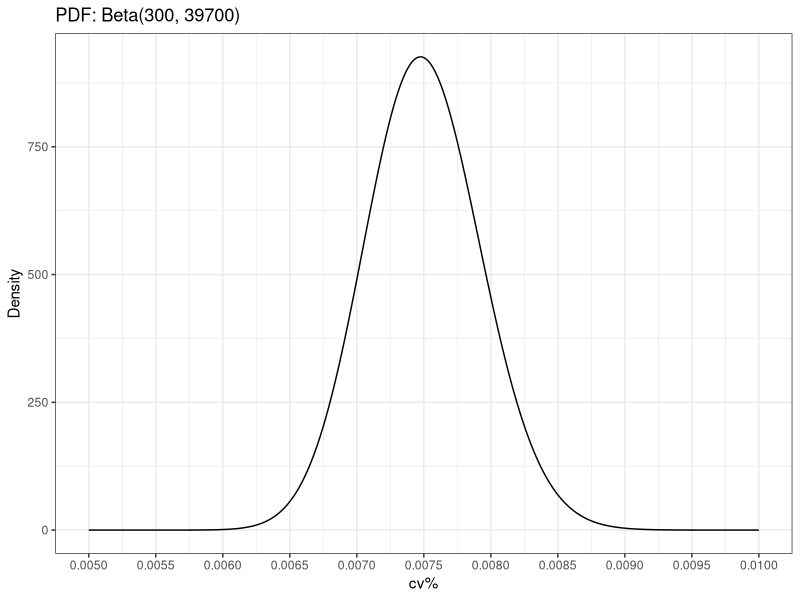
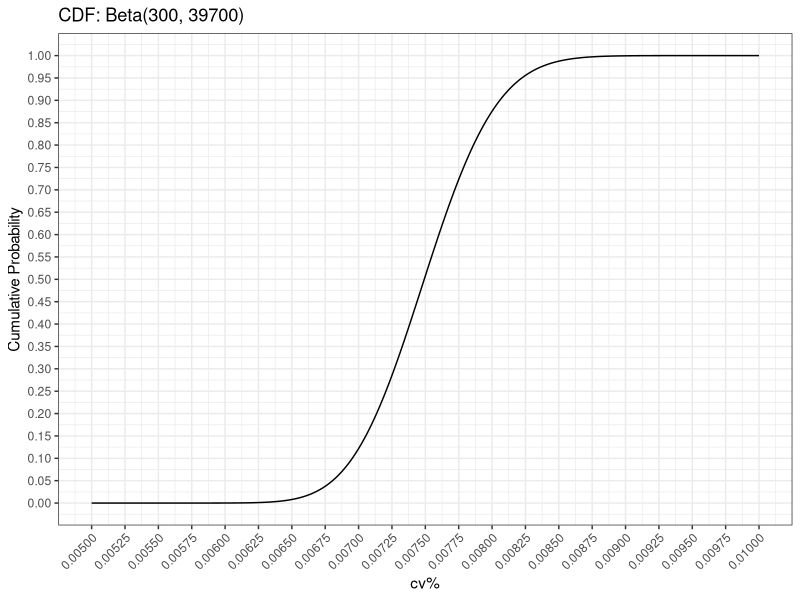
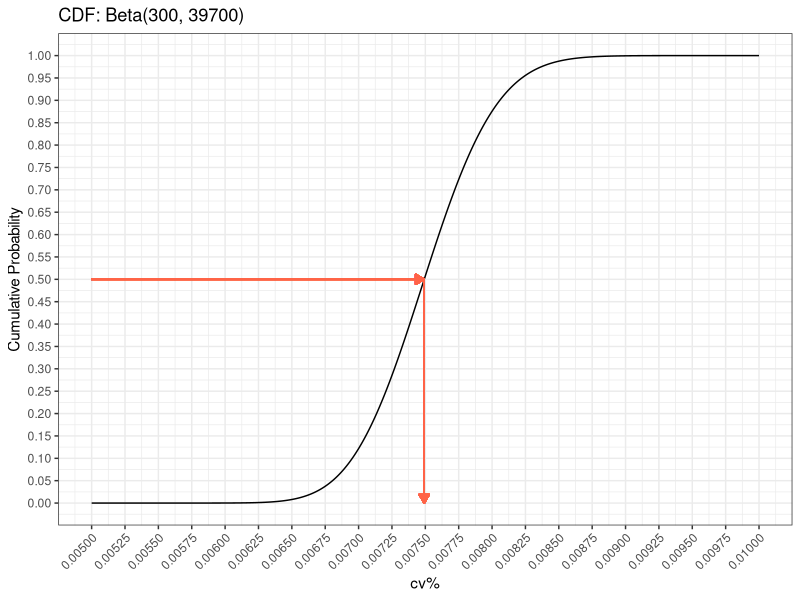
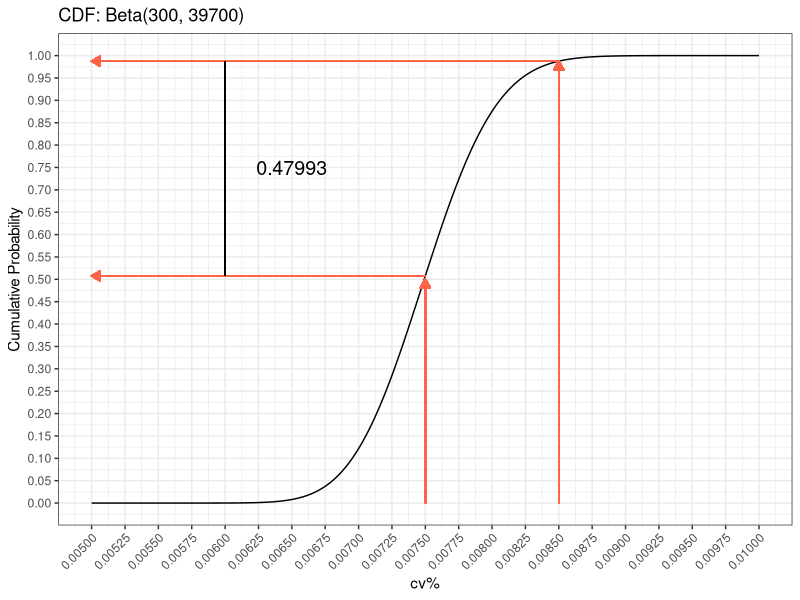
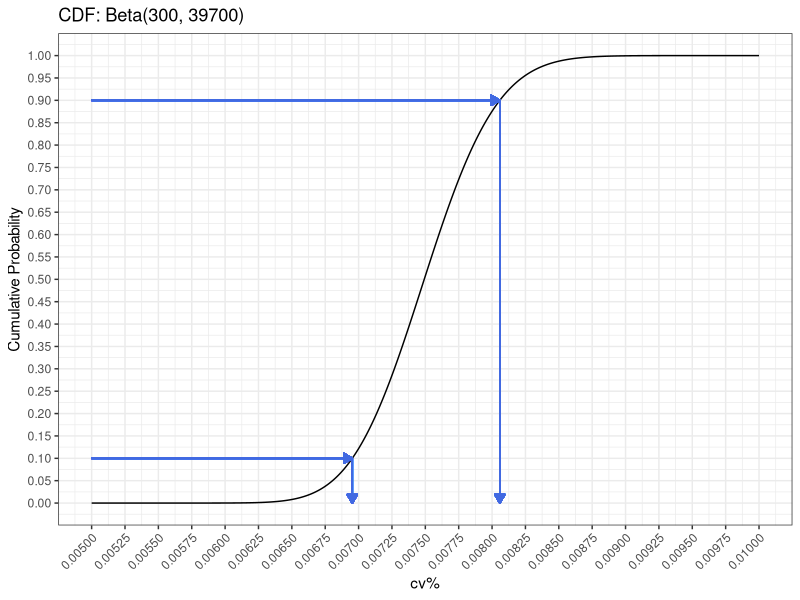
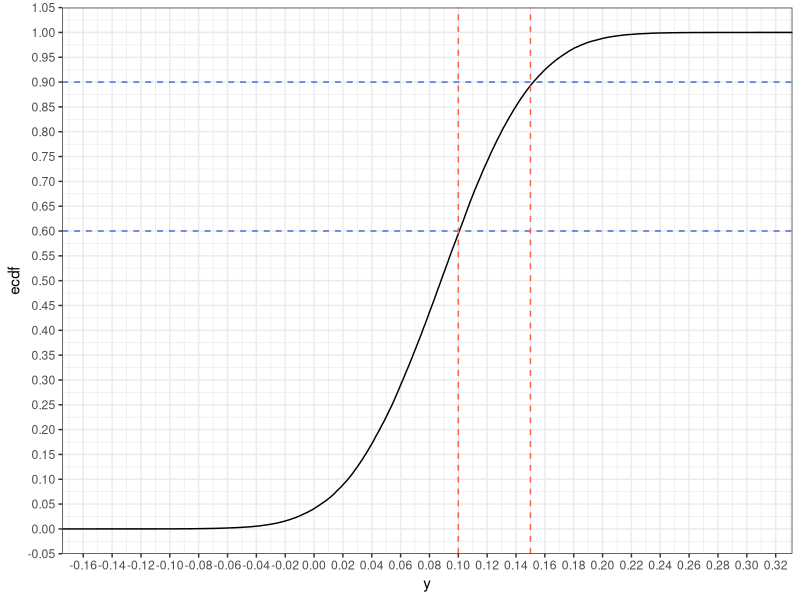

These charts were generated, in order, by the following R code:
## ---- chunk 1
knitr::opts_chunk$set(
  echo = TRUE,
  message = FALSE,
  warning = FALSE,
  # out.width = 800,
  # out.height = 600,
  fig.align = "center",
  dev = "ragg_png"
)
## ---- chunk 2
library(tidyverse)
library(patchwork)

n <- 40000
alpha <- 300
beta <- n - alpha
x <- seq(0.005, 0.010, by = 0.00001)
y1 <- dbeta(x, alpha, beta)

ggplot(data.frame(x, y1), aes(x, y1)) + 
  geom_line() + 
  labs(title = 'PDF: Beta(300, 39700)', y = 'Density', x = 'cv%') + 
  scale_x_continuous(breaks = seq(0.005, 0.010, by = 0.0005)) + 
  theme_bw()
## ---- chunk 3
y2 <- pbeta(x, alpha, beta)

p <- ggplot(data.frame(x, y2), aes(x, y2)) + 
  geom_line() + 
  labs(title = 'CDF: Beta(300, 39700)', y = 'Cumulative Probability', x = 'cv%') + 
  scale_x_continuous(breaks = seq(0.005, 0.010, 0.00025)) + 
  scale_y_continuous(breaks = seq(0, 1, 0.05)) + 
  theme_bw() +
  theme(axis.text.x = element_text(angle = 45, hjust = 1)) 
p
## ---- chunk 4
point <- qbeta(0.5, alpha, beta)
p + 
  geom_segment(
    aes(min(x), 0.5, xend = point, yend = 0.5),
    arrow = arrow(length = unit(0.25, 'cm'), type = 'closed'),
    col = 'tomato') + 
  geom_segment(
    aes(point, 0.5, xend = point, yend = 0),
    arrow = arrow(length = unit(0.25, 'cm'), type = 'closed'),
    col = 'tomato')

## ---- chunk 5
low1_x <- 0.0075
upr1_x <- 0.0085

low1_y <- pbeta(low1_x, alpha, beta)
upr1_y <- pbeta(upr1_x, alpha, beta)

p + 
  geom_segment(
    aes(low1_x, 0, xend = low1_x, yend = 0.5),
    arrow = arrow(length = unit(0.25, 'cm'), type = 'closed'),
    col = 'tomato') +
  geom_segment(
    aes(low1_x, low1_y, xend = min(x), yend = low1_y),
    arrow = arrow(length = unit(0.25, 'cm'), type = 'closed'),
    col = 'tomato') + 
  geom_segment(
    aes(upr1_x, 0, xend = upr1_x, yend = upr1_y),
    arrow = arrow(length = unit(0.25, 'cm'), type = 'closed'),
    col = 'tomato') +
  geom_segment(
    aes(upr1_x, upr1_y, xend = min(x), yend = upr1_y),
    arrow = arrow(length = unit(0.25, 'cm'), type = 'closed'),
    col = 'tomato') + 
    geom_segment(aes(0.006, low1_y, xend = 0.006, yend = upr1_y), color = 'black') +
    annotate("text", x = 0.0065, y = 0.75, 
             label = round(integrate(function(x) dbeta(x, alpha, beta), 0.0075, 0.0085)[[1]], 5),
             color = 'black', size = 5) 
## ---- chunk 6
low2_y <- 0.10
upr2_y <- 0.90

low2_x <- qbeta(low2_y, alpha, beta)
upr2_x <- qbeta(upr2_y, alpha, beta)

p + 
  geom_segment(
    aes(min(x), upr2_y, xend = upr2_x, yend = upr2_y),
    arrow = arrow(length = unit(0.25, 'cm'), type = 'closed'),
    col = 'royalblue') + 
  geom_segment(
    aes(upr2_x, upr2_y, xend = upr2_x, yend = 0),
    arrow = arrow(length = unit(0.25, 'cm'), type = 'closed'),
    col = 'royalblue') +
  geom_segment(
    aes(min(x), low2_y, xend = low2_x, yend = low2_y),
    arrow = arrow(length = unit(0.25, 'cm'), type = 'closed'),
    col = 'royalblue') + 
  geom_segment(
    aes(low2_x, low2_y, xend = low2_x, yend = 0),
    arrow = arrow(length = unit(0.25, 'cm'), type = 'closed'),
    col = 'royalblue')
## ---- chunk 7
c(
  qbeta(0.1, alpha, beta),
  qbeta(0.9, alpha, beta)
)
## ---- chunk 8
n.trials = 1e5
prior.alpha = 3
prior.beta = 7

a.samples <- rbeta(n.trials, 36 + prior.alpha, 114 + prior.beta)
b.samples <- rbeta(n.trials, 50 + prior.alpha, 100 + prior.beta)
diff <- b.samples - a.samples

ggplot(tibble::tibble(x = seq(1, 1e5, 1),y = diff), aes(y)) +
    stat_ecdf(geom = 'step') +
    theme_bw() +
    scale_x_continuous(breaks = scales::pretty_breaks(n = 20)) +
    scale_y_continuous(breaks = scales::pretty_breaks(n = 20)) +
    geom_hline(yintercept = 0.60, color = 'royalblue', linetype = 'dashed') +
    geom_hline(yintercept = 0.90, color = 'royalblue', linetype = 'dashed') + 
    geom_vline(xintercept = 0.10, color = 'tomato', linetype = 'dashed') +
    geom_vline(xintercept = 0.15, color = 'tomato', linetype = 'dashed') 
## ---- chunk 9
sum(diff >= 0.10 & 0.15 >= diff)/n.trials
